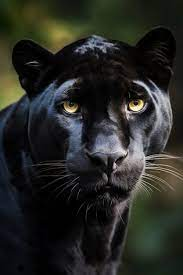
#> input picture 62/pant.jpg, 183 x 275 px
$ jupyter execute --allow-errors Untitled.ipynb   (older library calls are emulated)
#> lines starting #> are read from the running program, lines starting #| are printed output that depends on the picture
[cell 1]
import cv2
import numpy as np
import matplotlib.pyplot as plt

[cell 2]
def im_show(path):
    plt.figure(figsize=(12,4))
    plt.imshow(path)
    plt.show()

[cell 3]
img = cv2.cvtColor(cv2.imread("pant.jpg"), cv2.COLOR_BGR2GRAY)
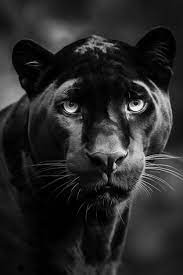
#> img: shape (275, 183); min 0, max 252, mean 39.7
plt.imshow(img)
plt.show()

[cell 4]
img = cv2.Sobel(img, cv2.CV_16S, 1, 1)
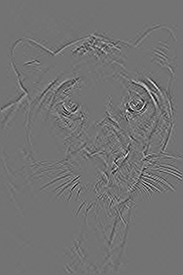
#> img: shape (275, 183) int16; min -220, max 266, mean 0; drawn with min black and max white

[cell 5]
im_show(img)

[cell 6]
def sobel(path):
#> called with path = 'pant.jpg'
    img = cv2.imread(path)
#> img is the input picture: shape (275, 183, 3); mean B, G, R 36.3, 40.6, 39.4

    gray = cv2.cvtColor(img, cv2.COLOR_BGR2GRAY)

    kernel_x = np.array([[-1, 0, 1], [-2, 0, 2], [-1, 0, 1]])
    kernel_y = np.array([[-1, -2, -1], [0, 0, 0], [1, 2, 1]])

    edges_x = cv2.filter2D(gray, -1, kernel_x)
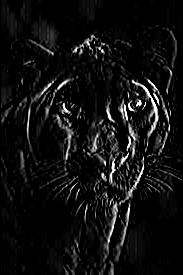
#> edges_x: shape (275, 183); min 0, max 255, mean 16.3
    edges_y = cv2.filter2D(gray, -1, kernel_y)
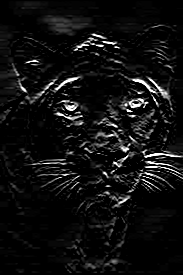
#> edges_y: shape (275, 183); min 0, max 255, mean 16.1
    edges = edges_x + edges_y
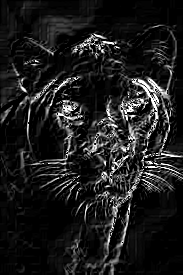
#> edges: shape (275, 183); min 0, max 255, mean 28.9

    plt.figure(figsize=(12,4))
    plt.imshow(edges)
    plt.show()

[cell 7]
img2 = sobel("pant.jpg")

[cell 8]
from skimage.feature import hog
from skimage import data, exposure

[cell 9]
img = cv2.imread("pant.jpg")

[cell 10]
np.shape(img)
print(type(img))
#| <class 'numpy.ndarray'>

[cell 11]
fd, hog_image = hog(img, orientations=9, pixels_per_cell=(8, 8), cells_per_block=(2, 2), visualize=True, channel_axis=-1)
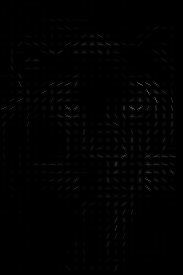
#> hog_image: shape (275, 183) float64; min 0, max 102.7, mean 1.6
plt.axis("off")
plt.imshow(hog_image, cmap="gray")

[cell 12]
type(hog_image)

[cell 13]
import cifar10
import matplotlib.pyplot as plt
import numpy as np
import keras
from sklearn.decomposition import PCA
from sklearn.metrics import classification_report, confusion_matrix, accuracy_score, precision_score, recall_score, f1_score
from sklearn import svm
from sklearn.svm import SVC

#> (a cell that did not finish here is left out)

#> (a cell that did not finish here is left out)

[cell 16]
x_train_hog_rs = np.float32(np.zeros((50000, 1024)))

#> (a cell that did not finish here is left out)

[cell 18]
clf_svm = SVC(gamma='auto')

#> (a cell that did not finish here is left out)

[cell 20]
SVC(C=1.0, cache_size=200, class_weight=None, coef0=0.0,
  decision_function_shape='ovr', degree=3, gamma='auto', kernel='rbf',
  max_iter=-1, probability=False, random_state=None, shrinking=True,
  tol=0.001, verbose=False)

#> (a cell that did not finish here is left out)

#> (a cell that did not finish here is left out)

#> (a cell that did not finish here is left out)

#> (a cell that did not finish here is left out)

#> (a cell that did not finish here is left out)

[cell 26]
img1 = cv2.imread("pant.jpg")
gray= cv2.cvtColor(img1,cv2.COLOR_BGR2GRAY)
sift = cv2.SIFT_create()
kp, dp = sift.detectAndCompute(img1,None)
#> kp = 274 keypoints; strongest (x, y, size): (128, 109, 2.2), (71, 110, 4.9), (115, 164, 2), (115, 165, 2.6)
img1=cv2.drawKeypoints(gray,kp,img1)
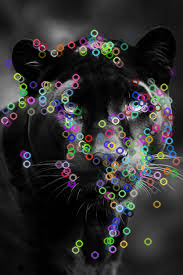
#> img1: shape (275, 183, 3); mean B, G, R 46, 45.7, 46.1
plt.imshow(img1)
